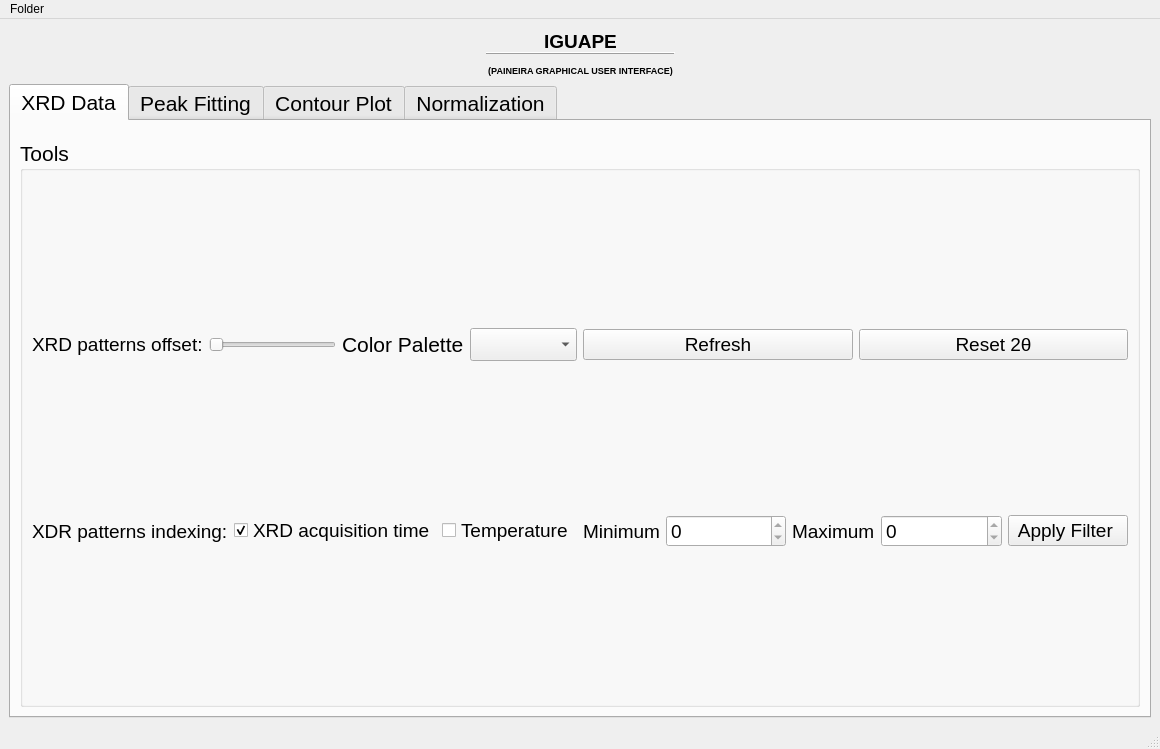
<?xml version="1.0" encoding="UTF-8"?>
<ui version="4.0">
 <class>MainWindow</class>
 <widget class="QMainWindow" name="MainWindow">
  <property name="geometry">
   <rect>
    <x>0</x>
    <y>0</y>
    <width>1160</width>
    <height>749</height>
   </rect>
  </property>
  <property name="windowTitle">
   <string>Iguape</string>
  </property>
  <property name="windowIcon">
   <iconset>
    <normaloff>../../../.designer/backup/Icons/Logo_IGUAPE.png</normaloff>../../../.designer/backup/Icons/Logo_IGUAPE.png</iconset>
  </property>
  <property name="styleSheet">
   <string notr="true"/>
  </property>
  <widget class="QWidget" name="centralwidget">
   <layout class="QGridLayout" name="gridLayout_3">
    <item row="0" column="0">
     <layout class="QVBoxLayout" name="verticalLayout">
      <item>
       <layout class="QHBoxLayout" name="horizontalLayout">
        <item>
         <widget class="QLabel" name="CNPEM_logo">
          <property name="maximumSize">
           <size>
            <width>100</width>
            <height>50</height>
           </size>
          </property>
          <property name="cursor">
           <cursorShape>PointingHandCursor</cursorShape>
          </property>
          <property name="text">
           <string/>
          </property>
          <property name="pixmap">
           <pixmap>../Icons/CNPEM-logo-colorido-2023_resize.png</pixmap>
          </property>
          <property name="openExternalLinks">
           <bool>true</bool>
          </property>
         </widget>
        </item>
        <item>
         <spacer name="horizontalSpacer_10">
          <property name="orientation">
           <enum>Qt::Horizontal</enum>
          </property>
          <property name="sizeHint" stdset="0">
           <size>
            <width>40</width>
            <height>20</height>
           </size>
          </property>
         </spacer>
        </item>
        <item>
         <widget class="QLabel" name="iguape_logo">
          <property name="maximumSize">
           <size>
            <width>100</width>
            <height>70</height>
           </size>
          </property>
          <property name="cursor">
           <cursorShape>PointingHandCursor</cursorShape>
          </property>
          <property name="text">
           <string/>
          </property>
          <property name="pixmap">
           <pixmap>../Icons/Logo_IGUAPE_resized.png</pixmap>
          </property>
          <property name="openExternalLinks">
           <bool>true</bool>
          </property>
         </widget>
        </item>
        <item>
         <spacer name="horizontalSpacer">
          <property name="orientation">
           <enum>Qt::Horizontal</enum>
          </property>
          <property name="sizeHint" stdset="0">
           <size>
            <width>40</width>
            <height>20</height>
           </size>
          </property>
         </spacer>
        </item>
        <item>
         <widget class="QLabel" name="title_label">
          <property name="minimumSize">
           <size>
            <width>0</width>
            <height>0</height>
           </size>
          </property>
          <property name="maximumSize">
           <size>
            <width>16777215</width>
            <height>50</height>
           </size>
          </property>
          <property name="font">
           <font>
            <pointsize>14</pointsize>
           </font>
          </property>
          <property name="frameShape">
           <enum>QFrame::HLine</enum>
          </property>
          <property name="frameShadow">
           <enum>QFrame::Raised</enum>
          </property>
          <property name="lineWidth">
           <number>1</number>
          </property>
          <property name="text">
           <string>&lt;html&gt;&lt;head/&gt;&lt;body&gt;&lt;p align=&quot;center&quot;&gt;&lt;span style=&quot; font-weight:600;&quot;&gt;IGUAPE&lt;/span&gt;&lt;/p&gt;&lt;p align=&quot;center&quot;&gt;&lt;span style=&quot; font-size:7pt; font-weight:600;&quot;&gt;(PAINEIRA GRAPHICAL USER INTERFACE)&lt;/span&gt;&lt;/p&gt;&lt;/body&gt;&lt;/html&gt;</string>
          </property>
          <property name="alignment">
           <set>Qt::AlignCenter</set>
          </property>
         </widget>
        </item>
        <item>
         <spacer name="horizontalSpacer_3">
          <property name="orientation">
           <enum>Qt::Horizontal</enum>
          </property>
          <property name="sizeHint" stdset="0">
           <size>
            <width>40</width>
            <height>20</height>
           </size>
          </property>
         </spacer>
        </item>
        <item>
         <widget class="QLabel" name="LNLS_logo">
          <property name="maximumSize">
           <size>
            <width>16777215</width>
            <height>50</height>
           </size>
          </property>
          <property name="cursor">
           <cursorShape>PointingHandCursor</cursorShape>
          </property>
          <property name="text">
           <string/>
          </property>
          <property name="pixmap">
           <pixmap>../Icons/LNLS_logo_resize.png</pixmap>
          </property>
          <property name="alignment">
           <set>Qt::AlignCenter</set>
          </property>
         </widget>
        </item>
        <item>
         <spacer name="horizontalSpacer_2">
          <property name="orientation">
           <enum>Qt::Horizontal</enum>
          </property>
          <property name="sizeHint" stdset="0">
           <size>
            <width>40</width>
            <height>20</height>
           </size>
          </property>
         </spacer>
        </item>
        <item>
         <widget class="QLabel" name="paineira_logo">
          <property name="maximumSize">
           <size>
            <width>70</width>
            <height>100</height>
           </size>
          </property>
          <property name="cursor">
           <cursorShape>PointingHandCursor</cursorShape>
          </property>
          <property name="pixmap">
           <pixmap>../Icons/Paineira_resize.png</pixmap>
          </property>
          <property name="alignment">
           <set>Qt::AlignRight|Qt::AlignTrailing|Qt::AlignVCenter</set>
          </property>
         </widget>
        </item>
       </layout>
      </item>
      <item>
       <widget class="QTabWidget" name="tabWidget">
        <property name="minimumSize">
         <size>
          <width>900</width>
          <height>400</height>
         </size>
        </property>
        <property name="font">
         <font>
          <pointsize>16</pointsize>
         </font>
        </property>
        <property name="currentIndex">
         <number>0</number>
        </property>
        <widget class="QWidget" name="XRD_data_tab">
         <attribute name="title">
          <string>XRD Data</string>
         </attribute>
         <layout class="QGridLayout" name="gridLayout_4">
          <item row="0" column="0">
           <layout class="QVBoxLayout" name="XRD_data_layout"/>
          </item>
          <item row="1" column="0">
           <spacer name="verticalSpacer_2">
            <property name="font">
             <font>
              <pointsize>16</pointsize>
             </font>
            </property>
            <property name="orientation">
             <enum>Qt::Vertical</enum>
            </property>
            <property name="sizeType">
             <enum>QSizePolicy::Fixed</enum>
            </property>
            <property name="sizeHint" stdset="0">
             <size>
              <width>20</width>
              <height>10</height>
             </size>
            </property>
           </spacer>
          </item>
          <item row="2" column="0">
           <widget class="QGroupBox" name="groupBox">
            <property name="font">
             <font>
              <pointsize>16</pointsize>
             </font>
            </property>
            <property name="title">
             <string>Tools</string>
            </property>
            <layout class="QGridLayout" name="gridLayout">
             <item row="0" column="0">
              <layout class="QHBoxLayout" name="horizontalLayout_9">
               <item>
                <widget class="QLabel" name="offset_label">
                 <property name="sizePolicy">
                  <sizepolicy hsizetype="Minimum" vsizetype="Preferred">
                   <horstretch>0</horstretch>
                   <verstretch>0</verstretch>
                  </sizepolicy>
                 </property>
                 <property name="font">
                  <font>
                   <pointsize>14</pointsize>
                  </font>
                 </property>
                 <property name="text">
                  <string>XRD patterns offset:</string>
                 </property>
                </widget>
               </item>
               <item>
                <widget class="QSlider" name="offset_slider">
                 <property name="maximumSize">
                  <size>
                   <width>500</width>
                   <height>16777215</height>
                  </size>
                 </property>
                 <property name="font">
                  <font>
                   <pointsize>16</pointsize>
                  </font>
                 </property>
                 <property name="toolTip">
                  <string>Select the XRD patterns offset</string>
                 </property>
                 <property name="layoutDirection">
                  <enum>Qt::LeftToRight</enum>
                 </property>
                 <property name="minimum">
                  <number>1</number>
                 </property>
                 <property name="orientation">
                  <enum>Qt::Horizontal</enum>
                 </property>
                 <property name="invertedAppearance">
                  <bool>false</bool>
                 </property>
                 <property name="invertedControls">
                  <bool>false</bool>
                 </property>
                </widget>
               </item>
               <item>
                <widget class="QLabel" name="label_5">
                 <property name="text">
                  <string>Color Palette</string>
                 </property>
                </widget>
               </item>
               <item>
                <widget class="QComboBox" name="color_pallete_comboBox_2"/>
               </item>
              </layout>
             </item>
             <item row="0" column="1">
              <layout class="QHBoxLayout" name="horizontalLayout_6">
               <item>
                <widget class="QPushButton" name="refresh_button">
                 <property name="maximumSize">
                  <size>
                   <width>16777215</width>
                   <height>16777215</height>
                  </size>
                 </property>
                 <property name="font">
                  <font>
                   <pointsize>14</pointsize>
                  </font>
                 </property>
                 <property name="toolTip">
                  <string>Press to refresh the graph with the new XRD patterns</string>
                 </property>
                 <property name="text">
                  <string>Refresh</string>
                 </property>
                 <property name="icon">
                  <iconset>
                   <normaloff>../../../.designer/backup/Icons/Refresh_Icon.png</normaloff>../../../.designer/backup/Icons/Refresh_Icon.png</iconset>
                 </property>
                </widget>
               </item>
               <item>
                <widget class="QPushButton" name="reset_button">
                 <property name="minimumSize">
                  <size>
                   <width>0</width>
                   <height>0</height>
                  </size>
                 </property>
                 <property name="maximumSize">
                  <size>
                   <width>16777215</width>
                   <height>16777215</height>
                  </size>
                 </property>
                 <property name="font">
                  <font>
                   <pointsize>14</pointsize>
                  </font>
                 </property>
                 <property name="toolTip">
                  <string>Press to reset the 2θ interval to the deafult range</string>
                 </property>
                 <property name="text">
                  <string>Reset 2θ</string>
                 </property>
                </widget>
               </item>
              </layout>
             </item>
             <item row="1" column="0">
              <layout class="QHBoxLayout" name="horizontalLayout_7">
               <item>
                <widget class="QLabel" name="index_label">
                 <property name="sizePolicy">
                  <sizepolicy hsizetype="Minimum" vsizetype="Preferred">
                   <horstretch>0</horstretch>
                   <verstretch>0</verstretch>
                  </sizepolicy>
                 </property>
                 <property name="font">
                  <font>
                   <pointsize>14</pointsize>
                  </font>
                 </property>
                 <property name="text">
                  <string>XDR patterns indexing:</string>
                 </property>
                </widget>
               </item>
               <item>
                <widget class="QCheckBox" name="XRD_measure_order_checkbox">
                 <property name="maximumSize">
                  <size>
                   <width>16777215</width>
                   <height>16777215</height>
                  </size>
                 </property>
                 <property name="font">
                  <font>
                   <pointsize>14</pointsize>
                  </font>
                 </property>
                 <property name="text">
                  <string>XRD acquisition time</string>
                 </property>
                 <property name="checkable">
                  <bool>true</bool>
                 </property>
                 <property name="checked">
                  <bool>true</bool>
                 </property>
                 <property name="tristate">
                  <bool>false</bool>
                 </property>
                </widget>
               </item>
               <item>
                <widget class="QCheckBox" name="temperature_checkbox">
                 <property name="maximumSize">
                  <size>
                   <width>16777215</width>
                   <height>16777215</height>
                  </size>
                 </property>
                 <property name="font">
                  <font>
                   <pointsize>14</pointsize>
                  </font>
                 </property>
                 <property name="text">
                  <string>Temperature</string>
                 </property>
                </widget>
               </item>
              </layout>
             </item>
             <item row="1" column="1">
              <layout class="QHBoxLayout" name="horizontalLayout_8">
               <item>
                <widget class="QLabel" name="min_filter_label">
                 <property name="maximumSize">
                  <size>
                   <width>16777215</width>
                   <height>16777215</height>
                  </size>
                 </property>
                 <property name="font">
                  <font>
                   <pointsize>14</pointsize>
                  </font>
                 </property>
                 <property name="text">
                  <string>Minimum</string>
                 </property>
                </widget>
               </item>
               <item>
                <widget class="QDoubleSpinBox" name="min_temp_doubleSpinBox">
                 <property name="sizePolicy">
                  <sizepolicy hsizetype="Expanding" vsizetype="Fixed">
                   <horstretch>0</horstretch>
                   <verstretch>0</verstretch>
                  </sizepolicy>
                 </property>
                 <property name="maximumSize">
                  <size>
                   <width>16777215</width>
                   <height>16777215</height>
                  </size>
                 </property>
                 <property name="font">
                  <font>
                   <pointsize>14</pointsize>
                  </font>
                 </property>
                 <property name="readOnly">
                  <bool>true</bool>
                 </property>
                 <property name="decimals">
                  <number>0</number>
                 </property>
                </widget>
               </item>
               <item>
                <widget class="QLabel" name="max_filter_label">
                 <property name="maximumSize">
                  <size>
                   <width>16777215</width>
                   <height>16777215</height>
                  </size>
                 </property>
                 <property name="font">
                  <font>
                   <pointsize>14</pointsize>
                  </font>
                 </property>
                 <property name="text">
                  <string>Maximum</string>
                 </property>
                </widget>
               </item>
               <item>
                <widget class="QDoubleSpinBox" name="max_temp_doubleSpinBox">
                 <property name="sizePolicy">
                  <sizepolicy hsizetype="Expanding" vsizetype="Fixed">
                   <horstretch>0</horstretch>
                   <verstretch>0</verstretch>
                  </sizepolicy>
                 </property>
                 <property name="maximumSize">
                  <size>
                   <width>16777215</width>
                   <height>16777215</height>
                  </size>
                 </property>
                 <property name="font">
                  <font>
                   <pointsize>14</pointsize>
                  </font>
                 </property>
                 <property name="frame">
                  <bool>true</bool>
                 </property>
                 <property name="readOnly">
                  <bool>true</bool>
                 </property>
                 <property name="decimals">
                  <number>0</number>
                 </property>
                </widget>
               </item>
               <item>
                <widget class="QPushButton" name="filter_button">
                 <property name="sizePolicy">
                  <sizepolicy hsizetype="Expanding" vsizetype="Fixed">
                   <horstretch>0</horstretch>
                   <verstretch>0</verstretch>
                  </sizepolicy>
                 </property>
                 <property name="maximumSize">
                  <size>
                   <width>16777215</width>
                   <height>16777215</height>
                  </size>
                 </property>
                 <property name="font">
                  <font>
                   <pointsize>14</pointsize>
                  </font>
                 </property>
                 <property name="toolTip">
                  <string>Press to apply the temperature/measure order range</string>
                 </property>
                 <property name="text">
                  <string>Apply Filter </string>
                 </property>
                 <property name="icon">
                  <iconset>
                   <normaloff>../../../.designer/backup/Icons/Filter_Icon.png</normaloff>../../../.designer/backup/Icons/Filter_Icon.png</iconset>
                 </property>
                </widget>
               </item>
              </layout>
             </item>
            </layout>
           </widget>
          </item>
         </layout>
        </widget>
        <widget class="QWidget" name="peak_fit_tab">
         <attribute name="title">
          <string>Peak Fitting</string>
         </attribute>
         <layout class="QGridLayout" name="gridLayout_5">
          <item row="0" column="0">
           <layout class="QVBoxLayout" name="peak_fit_layout"/>
          </item>
          <item row="1" column="0">
           <spacer name="verticalSpacer">
            <property name="orientation">
             <enum>Qt::Vertical</enum>
            </property>
            <property name="sizeType">
             <enum>QSizePolicy::Fixed</enum>
            </property>
            <property name="sizeHint" stdset="0">
             <size>
              <width>20</width>
              <height>20</height>
             </size>
            </property>
           </spacer>
          </item>
          <item row="2" column="0">
           <layout class="QHBoxLayout" name="horizontalLayout_2">
            <item>
             <spacer name="horizontalSpacer_4">
              <property name="orientation">
               <enum>Qt::Horizontal</enum>
              </property>
              <property name="sizeHint" stdset="0">
               <size>
                <width>40</width>
                <height>20</height>
               </size>
              </property>
             </spacer>
            </item>
            <item>
             <widget class="QPushButton" name="save_peak_fit_data_button">
              <property name="minimumSize">
               <size>
                <width>0</width>
                <height>0</height>
               </size>
              </property>
              <property name="maximumSize">
               <size>
                <width>16777215</width>
                <height>16777215</height>
               </size>
              </property>
              <property name="toolTip">
               <string>Press to save the data as a CSV file</string>
              </property>
              <property name="text">
               <string>Save Peak Fit Data</string>
              </property>
              <property name="icon">
               <iconset>
                <normaloff>../../../.designer/backup/Icons/Save_Icon.png</normaloff>../../../.designer/backup/Icons/Save_Icon.png</iconset>
              </property>
             </widget>
            </item>
            <item>
             <widget class="QPushButton" name="peak_fit_button">
              <property name="maximumSize">
               <size>
                <width>16777215</width>
                <height>16777215</height>
               </size>
              </property>
              <property name="toolTip">
               <string>Press to open the Peak Fit Window</string>
              </property>
              <property name="text">
               <string>Peak Fit</string>
              </property>
              <property name="icon">
               <iconset>
                <normaloff>../../../.designer/backup/Icons/peak_fit_icon.png</normaloff>../../../.designer/backup/Icons/peak_fit_icon.png</iconset>
              </property>
             </widget>
            </item>
            <item>
             <spacer name="horizontalSpacer_5">
              <property name="orientation">
               <enum>Qt::Horizontal</enum>
              </property>
              <property name="sizeHint" stdset="0">
               <size>
                <width>40</width>
                <height>20</height>
               </size>
              </property>
             </spacer>
            </item>
           </layout>
          </item>
         </layout>
        </widget>
        <widget class="QWidget" name="contour_tab">
         <attribute name="title">
          <string>Contour Plot</string>
         </attribute>
         <layout class="QGridLayout" name="gridLayout_2">
          <item row="0" column="0">
           <layout class="QVBoxLayout" name="contour_layout"/>
          </item>
          <item row="1" column="0">
           <widget class="QGroupBox" name="groupBox_2">
            <property name="maximumSize">
             <size>
              <width>16777215</width>
              <height>16777215</height>
             </size>
            </property>
            <property name="title">
             <string>Tools</string>
            </property>
            <layout class="QGridLayout" name="gridLayout_6">
             <item row="0" column="0">
              <widget class="QLabel" name="label_3">
               <property name="text">
                <string>Contour Norm</string>
               </property>
              </widget>
             </item>
             <item row="0" column="1">
              <widget class="QComboBox" name="norm_comboBox">
               <item>
                <property name="text">
                 <string>LogNorm</string>
                </property>
               </item>
               <item>
                <property name="text">
                 <string>PowerNorm</string>
                </property>
               </item>
               <item>
                <property name="text">
                 <string>CenteredNorm</string>
                </property>
               </item>
              </widget>
             </item>
             <item row="0" column="2">
              <widget class="QLabel" name="label_4">
               <property name="maximumSize">
                <size>
                 <width>16777215</width>
                 <height>16777215</height>
                </size>
               </property>
               <property name="text">
                <string>Color Palette</string>
               </property>
               <property name="alignment">
                <set>Qt::AlignRight|Qt::AlignTrailing|Qt::AlignVCenter</set>
               </property>
              </widget>
             </item>
             <item row="0" column="3">
              <widget class="QComboBox" name="color_pallete_comboBox"/>
             </item>
             <item row="0" column="4">
              <widget class="QPushButton" name="contour_button">
               <property name="text">
                <string>Generate Contour</string>
               </property>
              </widget>
             </item>
            </layout>
           </widget>
          </item>
         </layout>
        </widget>
        <widget class="QWidget" name="normalization_tab">
         <attribute name="title">
          <string>Normalization</string>
         </attribute>
         <layout class="QGridLayout" name="gridLayout_7">
          <item row="0" column="0">
           <layout class="QVBoxLayout" name="normalization_layout"/>
          </item>
          <item row="1" column="0">
           <layout class="QHBoxLayout" name="horizontalLayout_3">
            <item>
             <spacer name="horizontalSpacer_6">
              <property name="orientation">
               <enum>Qt::Horizontal</enum>
              </property>
              <property name="sizeHint" stdset="0">
               <size>
                <width>40</width>
                <height>20</height>
               </size>
              </property>
             </spacer>
            </item>
            <item>
             <widget class="QLabel" name="label">
              <property name="text">
               <string>XRD patterns offset:</string>
              </property>
             </widget>
            </item>
            <item>
             <widget class="QSlider" name="norm_offset_slider">
              <property name="minimum">
               <number>1</number>
              </property>
              <property name="value">
               <number>70</number>
              </property>
              <property name="orientation">
               <enum>Qt::Horizontal</enum>
              </property>
             </widget>
            </item>
            <item>
             <widget class="QPushButton" name="normalize_button">
              <property name="font">
               <font>
                <pointsize>14</pointsize>
               </font>
              </property>
              <property name="text">
               <string>Generate Normalization Plot</string>
              </property>
             </widget>
            </item>
            <item>
             <spacer name="horizontalSpacer_7">
              <property name="orientation">
               <enum>Qt::Horizontal</enum>
              </property>
              <property name="sizeHint" stdset="0">
               <size>
                <width>40</width>
                <height>20</height>
               </size>
              </property>
             </spacer>
            </item>
           </layout>
          </item>
         </layout>
        </widget>
       </widget>
      </item>
     </layout>
    </item>
   </layout>
  </widget>
  <widget class="QMenuBar" name="menubar">
   <property name="geometry">
    <rect>
     <x>0</x>
     <y>0</y>
     <width>1160</width>
     <height>20</height>
    </rect>
   </property>
   <widget class="QMenu" name="menuFolder">
    <property name="title">
     <string>Folder</string>
    </property>
    <addaction name="actionOpen_New_Folder"/>
    <addaction name="actionExport_Figure"/>
    <addaction name="separator"/>
    <addaction name="actionAbout"/>
    <addaction name="actionHelp"/>
   </widget>
   <addaction name="menuFolder"/>
  </widget>
  <widget class="QStatusBar" name="statusbar"/>
  <action name="actionOpen_New_Folder">
   <property name="text">
    <string>Open New Folder</string>
   </property>
  </action>
  <action name="actionAbout">
   <property name="text">
    <string>About</string>
   </property>
  </action>
  <action name="actionHelp">
   <property name="text">
    <string>Help</string>
   </property>
  </action>
  <action name="actionExport_Figure">
   <property name="text">
    <string>Export Figure</string>
   </property>
  </action>
 </widget>
 <resources/>
 <connections/>
</ui>
